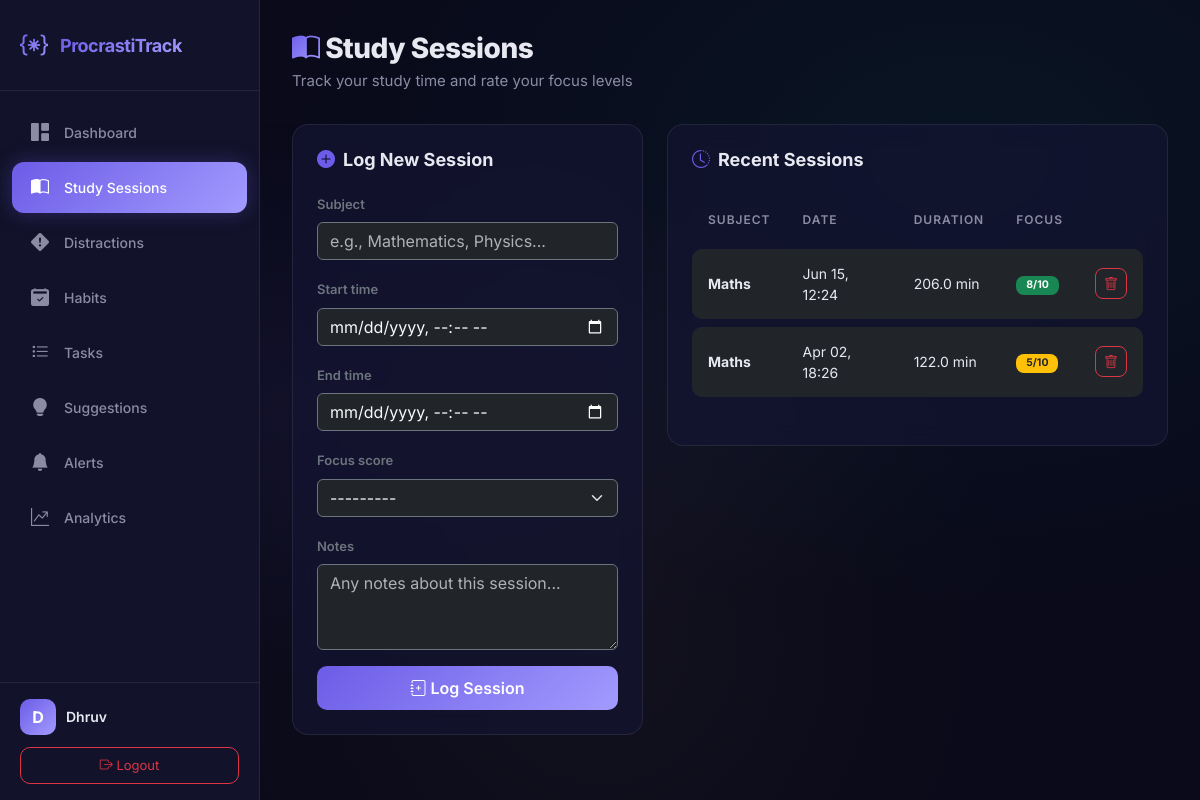
/sessions/ (signed in), run on an earlier commit of the app's database.
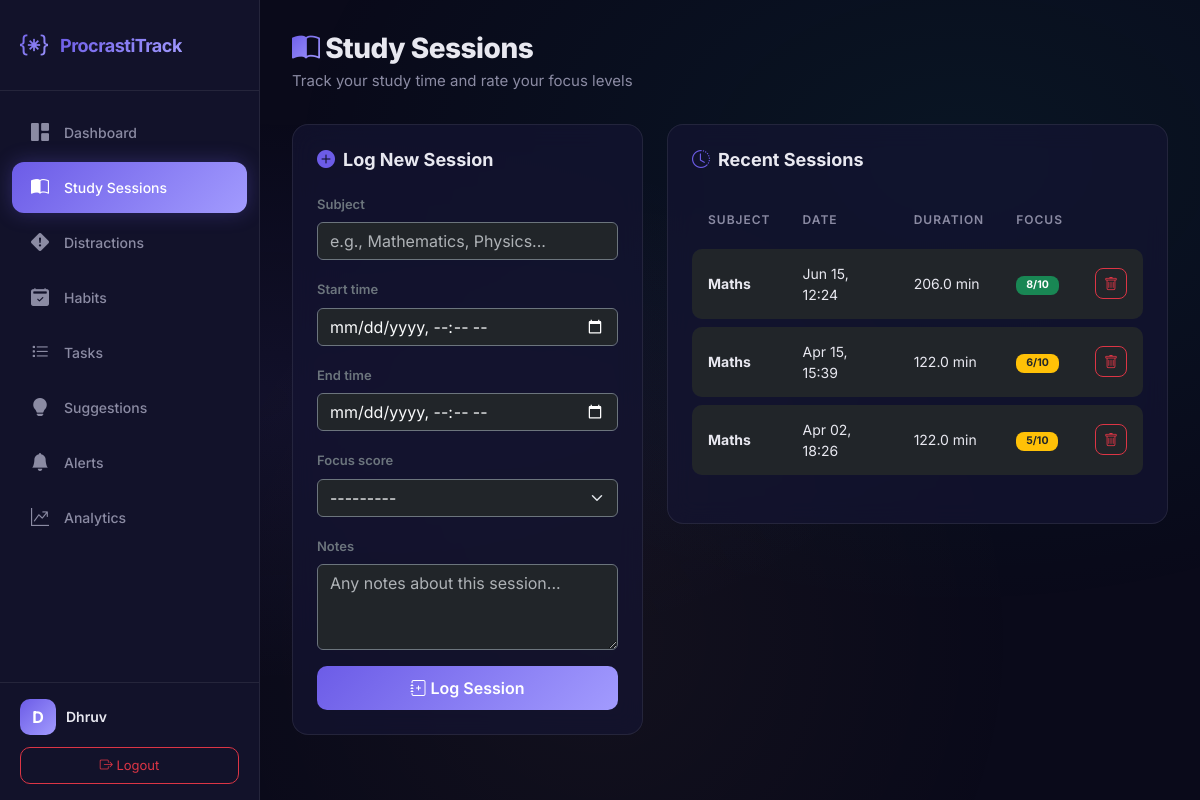
And on a later commit of the database.
### analyzer/models.py (models this page shows, shortened)
class StudySession(models.Model):
    user = models.ForeignKey(User, on_delete=models.CASCADE, related_name='study_sessions')
    subject = models.CharField(max_length=200)
    start_time = models.DateTimeField()
    end_time = models.DateTimeField()
    focus_score = models.IntegerField(
        choices=[(i, str(i)) for i in range(1, 11)],
        help_text="Self-rated focus score from 1 (distracted) to 10 (deep focus)"
    )
    notes = models.TextField(blank=True, null=True)
    created_at = models.DateTimeField(auto_now_add=True)
    @property
    def duration_minutes(self):
        delta = self.end_time - self.start_time
        return round(delta.total_seconds() / 60, 1)
    class Meta:
        ordering = ['-start_time']

### analyzer/views.py (the view)
# urls.py: path('sessions/', views.study_sessions_view, name='study_sessions'),
@login_required
def study_sessions_view(request):
    if request.method == 'POST':
        form = StudySessionForm(request.POST)
        if form.is_valid():
            session = form.save(commit=False)
            session.user = request.user
            session.save()
            compute_daily_metrics(request.user, session.start_time.date())
            messages.success(request, 'Study session logged successfully!')
            return redirect('study_sessions')
    else:
        form = StudySessionForm()
    sessions = StudySession.objects.filter(user=request.user)[:20]
    return render(request, 'analyzer/study_session.html', {
        'form': form,
        'sessions': sessions,
    })

### analyzer/forms.py (shortened to what this page needs)
class StudySessionForm(forms.ModelForm):
    start_time = forms.DateTimeField(
        widget=forms.DateTimeInput(attrs={
            'type': 'datetime-local',
            'class': 'form-control bg-dark text-light border-secondary'
        })
    )
    end_time = forms.DateTimeField(
        widget=forms.DateTimeInput(attrs={
            'type': 'datetime-local',
            'class': 'form-control bg-dark text-light border-secondary'
        })
    )
    class Meta:
        model = StudySession
        fields = ['subject', 'start_time', 'end_time', 'focus_score', 'notes']
        widgets = {
            'subject': forms.TextInput(attrs={
                'class': 'form-control bg-dark text-light border-secondary',
                'placeholder': 'e.g., Mathematics, Physics...'
            }),
            'focus_score': forms.Select(attrs={
                'class': 'form-select bg-dark text-light border-secondary'
            }),
            'notes': forms.Textarea(attrs={
                'class': 'form-control bg-dark text-light border-secondary',
                'rows': 3,
                'placeholder': 'Any notes about this session...'
            }),
        }

### analyzer/templates/analyzer/study_session.html (shortened to what this page needs)
{% extends 'analyzer/base.html' %}
{% block content %}
<div class="page-header slide-up">
    <h1><i class="bi bi-book-half text-gradient"></i> Study Sessions</h1>
    <p>Track your study time and rate your focus levels</p>
</div>
<div class="row g-4">
    <div class="col-lg-5">
        <div class="glass-card-static slide-up">
            <h3 class="section-title"><i class="bi bi-plus-circle-fill"></i> Log New Session</h3>
            <form method="POST" id="session-form">
                {% for field in form %}
                <div class="mb-3">
                    <label for="{{ field.id_for_label }}" class="form-label text-secondary" style="font-size:13px;font-weight:600;">{{ field.label }}</label>
                    {{ field }}
                </div>
                {% endfor %}
                <button type="submit" class="btn btn-primary w-100" id="submit-session">
                    <i class="bi bi-journal-plus"></i> Log Session
                </button>
            </form>
        </div>
    </div>
    <div class="col-lg-7">
        <div class="glass-card-static slide-up">
            <h3 class="section-title"><i class="bi bi-clock-history"></i> Recent Sessions</h3>
            {% if sessions %}
            <div class="table-responsive">
                <table class="table table-dark-custom">
                    <thead>
                        <tr>
                            <th>Subject</th>
                            <th>Date</th>
                            <th>Duration</th>
                            <th>Focus</th>
                            <th></th>
                        </tr>
                    </thead>
                    <tbody>
                        {% for s in sessions %}
                        <tr>
                            <td><strong>{{ s.subject }}</strong></td>
                            <td>{{ s.start_time|date:"M d, H:i" }}</td>
                            <td>{{ s.duration_minutes }} min</td>
                            <td>
                                <span class="badge {% if s.focus_score >= 7 %}bg-success{% elif s.focus_score >= 4 %}bg-warning text-dark{% else %}bg-danger{% endif %}" style="border-radius:8px;padding:4px 10px;">
                                    {{ s.focus_score }}/10
                                </span>
                            </td>
                            <td>
                                <a href="{% url 'delete_session' s.pk %}" class="btn btn-sm btn-outline-danger" style="border-radius:8px;" title="Delete" onclick="return confirm('Delete this session?')">
                                    <i class="bi bi-trash"></i>
                                </a>
                            </td>
                        </tr>
                        {% endfor %}
                    </tbody>
                </table>
            </div>
            {% else %}
            <div class="empty-state">
                <div class="empty-icon"><i class="bi bi-journal-x"></i></div>
                <h3>No sessions yet</h3>
                <p>Log your first study session to start tracking your productivity!</p>
            </div>
            {% endif %}
        </div>
    </div>
</div>
{% endblock %}

What changed in the data, as far as the page shows it:
added StudySession: subject "Maths", start_time "Apr 15, 15:39", duration_minutes "122.0", focus_score "6"
